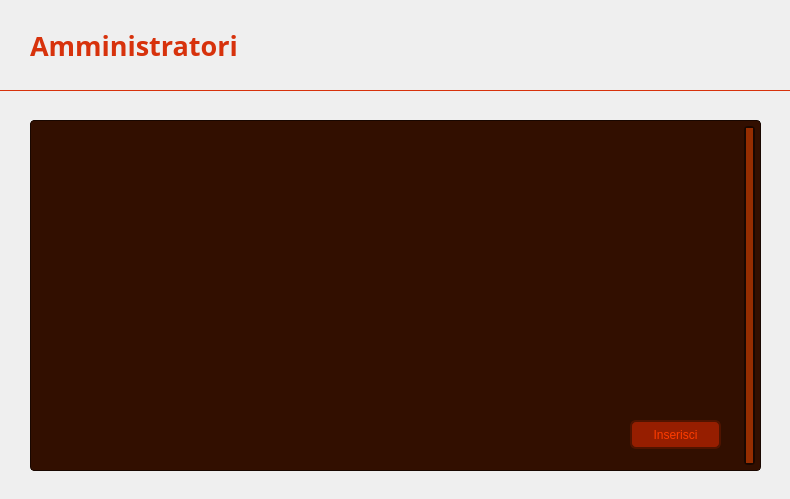
<?xml version="1.0" encoding="UTF-8"?>
<ui version="4.0">
 <class>VistaVisualizzaAmministratoriAmministratore</class>
 <widget class="QWidget" name="VistaVisualizzaAmministratoriAmministratore">
  <property name="geometry">
   <rect>
    <x>0</x>
    <y>0</y>
    <width>790</width>
    <height>499</height>
   </rect>
  </property>
  <property name="windowTitle">
   <string>Amministratori - CineMax</string>
  </property>
  <widget class="QLabel" name="Sfondo">
   <property name="geometry">
    <rect>
     <x>0</x>
     <y>90</y>
     <width>791</width>
     <height>411</height>
    </rect>
   </property>
   <property name="font">
    <font>
     <family>Segoe UI</family>
    </font>
   </property>
   <property name="styleSheet">
    <string notr="true">QLabel {
    background: qlineargradient(
        x1: 0, y1: 1,
        x2: 0, y2: 0,
        stop: 0 #210A00,
        stop: 1 #7D2100
    );
}</string>
   </property>
   <property name="text">
    <string/>
   </property>
  </widget>
  <widget class="QLabel" name="labelTitolo">
   <property name="geometry">
    <rect>
     <x>30</x>
     <y>10</y>
     <width>321</width>
     <height>71</height>
    </rect>
   </property>
   <property name="font">
    <font>
     <family>Segoe UI Variable</family>
     <pointsize>20</pointsize>
     <bold>true</bold>
    </font>
   </property>
   <property name="styleSheet">
    <string notr="true">QLabel {
    color: #D7320C;
}</string>
   </property>
   <property name="text">
    <string>Amministratori</string>
   </property>
   <property name="alignment">
    <set>Qt::AlignmentFlag::AlignLeading|Qt::AlignmentFlag::AlignLeft|Qt::AlignmentFlag::AlignVCenter</set>
   </property>
  </widget>
  <widget class="ClickableLabel" name="labelIndietroButton">
   <property name="geometry">
    <rect>
     <x>700</x>
     <y>10</y>
     <width>63</width>
     <height>61</height>
    </rect>
   </property>
   <property name="text">
    <string/>
   </property>
   <property name="pixmap">
    <pixmap>Viste/Immagini/IndietroButtonAmministratore.png</pixmap>
   </property>
   <property name="scaledContents">
    <bool>true</bool>
   </property>
  </widget>
  <widget class="QLabel" name="labelBarra">
   <property name="geometry">
    <rect>
     <x>0</x>
     <y>0</y>
     <width>791</width>
     <height>91</height>
    </rect>
   </property>
   <property name="styleSheet">
    <string notr="true">QLabel {
    background: qlineargradient(
        x1: 0, y1: 1,
        x2: 0, y2: 0,
        stop: 0 #961E00,
        stop: 1 #B42100
    );
    border: 1px solid #D7320C;
    border-top: none;
    border-left: none;
    border-right: none;
}</string>
   </property>
   <property name="text">
    <string/>
   </property>
  </widget>
  <widget class="QPushButton" name="pushButtonInserisci">
   <property name="geometry">
    <rect>
     <x>630</x>
     <y>420</y>
     <width>91</width>
     <height>29</height>
    </rect>
   </property>
   <property name="styleSheet">
    <string notr="true">QPushButton {
    background-color: #961E00;
    color: #FF3C00;
    border: 2px solid #501400;
    border-radius: 6px;
}

QPushButton:focus {
    outline: none;
}

QPushButton:hover {
    background-color: #C83200;
}</string>
   </property>
   <property name="text">
    <string>Inserisci</string>
   </property>
  </widget>
  <widget class="QTableView" name="tableViewAmministratori">
   <property name="geometry">
    <rect>
     <x>30</x>
     <y>120</y>
     <width>731</width>
     <height>351</height>
    </rect>
   </property>
   <property name="styleSheet">
    <string notr="true">QTableView {
    background-color: #320F00;
    color: #962D00;
    border: 1px solid #190700;
    border-radius: 4px;
	font-size: 11px;
}

QTableView:focus {
    outline: none;
}

QHeaderView::section {
    background-color: #5A1A00;
    color: #C83C00;
    border: 1px solid #3B0E00;
	border-left: none;
    border-right: none;
	text-align: left;
    padding: 3px;
}

QTableView::item {
	border: 1px solid #190700;
    border-left: none;
    border-right: none;
	border-bottom: none;
}

QTableView::item:selected {
    background-color: #C83200;
    color: #FF3C00;
}

QTableView QScrollBar:vertical {
	background: #B43700;
	border: 2px solid #190700;
    border-radius: 4px;
    width: 21px;
    margin: 5px;
}

QTableView QScrollBar::handle:vertical {
	background: #962D00;
    min-height: 20px;
    border-radius: 4px;
}

QTableView QScrollBar::handle:vertical:hover {
    background: #C83200;
}

QTableView QScrollBar::add-line:vertical, QScrollBar::sub-line:vertical {
	background: none;
    border: none;
}</string>
   </property>
   <property name="verticalScrollBarPolicy">
    <enum>Qt::ScrollBarPolicy::ScrollBarAlwaysOn</enum>
   </property>
   <property name="horizontalScrollBarPolicy">
    <enum>Qt::ScrollBarPolicy::ScrollBarAlwaysOff</enum>
   </property>
   <property name="sizeAdjustPolicy">
    <enum>QAbstractScrollArea::SizeAdjustPolicy::AdjustToContents</enum>
   </property>
   <property name="tabKeyNavigation">
    <bool>false</bool>
   </property>
   <property name="showDropIndicator" stdset="0">
    <bool>false</bool>
   </property>
   <property name="dragDropOverwriteMode">
    <bool>false</bool>
   </property>
   <property name="selectionMode">
    <enum>QAbstractItemView::SelectionMode::SingleSelection</enum>
   </property>
   <property name="selectionBehavior">
    <enum>QAbstractItemView::SelectionBehavior::SelectRows</enum>
   </property>
   <property name="showGrid">
    <bool>false</bool>
   </property>
   <property name="cornerButtonEnabled">
    <bool>false</bool>
   </property>
   <attribute name="horizontalHeaderHighlightSections">
    <bool>false</bool>
   </attribute>
   <attribute name="verticalHeaderVisible">
    <bool>false</bool>
   </attribute>
   <attribute name="verticalHeaderMinimumSectionSize">
    <number>25</number>
   </attribute>
   <attribute name="verticalHeaderDefaultSectionSize">
    <number>25</number>
   </attribute>
   <attribute name="verticalHeaderHighlightSections">
    <bool>false</bool>
   </attribute>
  </widget>
  <zorder>Sfondo</zorder>
  <zorder>labelBarra</zorder>
  <zorder>labelTitolo</zorder>
  <zorder>labelIndietroButton</zorder>
  <zorder>tableViewAmministratori</zorder>
  <zorder>pushButtonInserisci</zorder>
 </widget>
 <customwidgets>
  <customwidget>
   <class>ClickableLabel</class>
   <extends>QLabel</extends>
   <header>Viste.clickablelabel.h</header>
  </customwidget>
 </customwidgets>
 <resources/>
 <connections/>
</ui>
